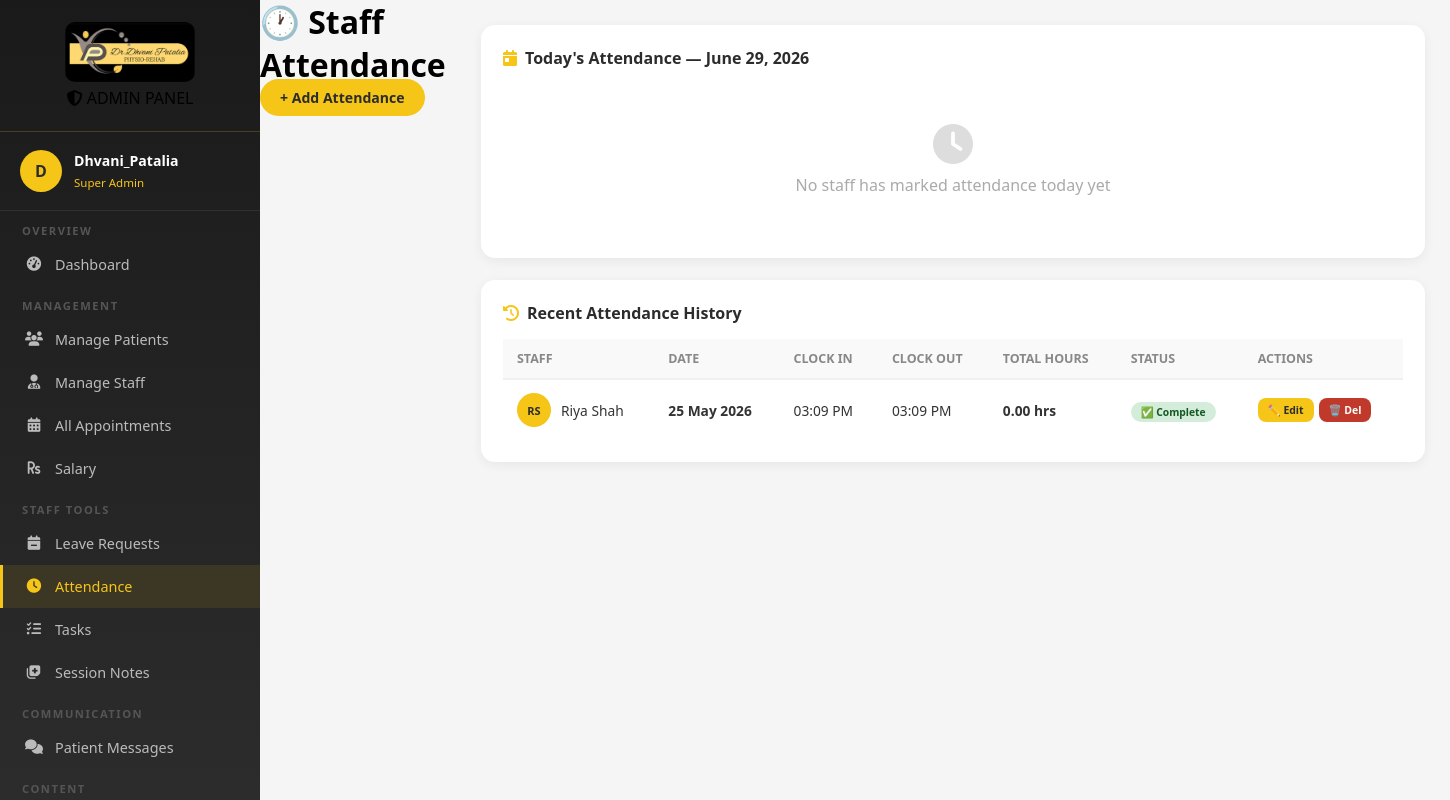
Screenshot of /admin-attendance/ (signed in) with the database file from the repository.
### core/models.py (models this page shows, shortened)
class Attendance(models.Model):
    staff = models.ForeignKey(
        User, on_delete=models.CASCADE, related_name="attendances"
    )
    date = models.DateField(default=timezone.now)
    clock_in = models.TimeField(null=True, blank=True)
    clock_out = models.TimeField(null=True, blank=True)
    lunch_start = models.TimeField(null=True, blank=True)
    lunch_end = models.TimeField(null=True, blank=True)
    total_hours = models.DecimalField(max_digits=5, decimal_places=2, default=0)
    notes = models.TextField(blank=True)
    class Meta:
        unique_together = ["staff", "date"]
        ordering = ["-date"]

### core/views.py (the view)
# urls.py: path("admin-attendance/", views.admin_attendance, name="admin_attendance"),
@login_required
def admin_attendance(request):
    if not request.user.is_superuser:
        return redirect("client_dashboard")
    today = timezone.now().date()
    today_att = Attendance.objects.filter(date=today).select_related("staff")
    all_attendance = Attendance.objects.all().select_related("staff")[:50]
    return render(
        request,
        "admin_attendance.html",
        {
            "today_attendance": today_att,
            "all_attendance": all_attendance,
            "today": today,
        },
    )

### templates/admin_attendance.html (shortened to what this page needs)
{% load static %}
<!DOCTYPE html>
<html lang="en">
<head>
  <link href="https://cdnjs.cloudflare.com/ajax/libs/font-awesome/6.4.0/css/all.min.css" rel="stylesheet" />
</head>
<body>
  <aside class="sidebar">
    <div class="sidebar-logo">
      <img src="{% static 'images/Dhvani_Patalia.jpeg' %}" alt="Logo" />
      <div class="sidebar-logo-badge"><i class="fas fa-shield-alt"></i> ADMIN PANEL</div>
    </div>
    <div class="sidebar-user">
      <div class="user-avatar">{{ user.username|first|upper }}</div>
      <div class="user-info">
        <h4>{{ user.username }}</h4>
        <span>Super Admin</span>
      </div>
    </div>
    <div class="nav-scroll">
      <nav>
        <div class="nav-section">Overview</div>
        <a href="{% url 'admin_dashboard' %}" class="nav-item"><i class="fas fa-tachometer-alt"></i> Dashboard</a>
        <div class="nav-section">Management</div>
        <a href="{% url 'admin_patients' %}" class="nav-item"><i class="fas fa-users"></i> Manage Patients</a>
        <a href="{% url 'admin_staff' %}" class="nav-item"><i class="fas fa-user-md"></i> Manage Staff</a>
        <a href="{% url 'admin_appointments' %}" class="nav-item"><i class="fas fa-calendar-alt"></i> All
          Appointments</a>
        <a href="{% url 'admin_salary' %}" class="nav-item"><i class="fas fa-rupee-sign"></i> Salary</a>
        <div class="nav-section">Staff Tools</div>
        <a href="{% url 'admin_leaves' %}" class="nav-item"><i class="fas fa-calendar-minus"></i> Leave Requests</a>
        <a href="{% url 'admin_attendance' %}" class="nav-item active"><i class="fas fa-clock"></i> Attendance</a>
        <a href="{% url 'admin_tasks' %}" class="nav-item"><i class="fas fa-tasks"></i> Tasks</a>
        <a href="{% url 'admin_session_notes' %}" class="nav-item"><i class="fas fa-notes-medical"></i> Session
          Notes</a>
        <div class="nav-section">Communication</div>
        <a href="{% url 'admin_chat' %}" class="nav-item"><i class="fas fa-comments"></i> Patient Messages</a>
        <div class="nav-section">Content</div>
      </nav>
    </div>
  </aside>
  <div class="main-content">
    <div style="display:flex;align-items:center;gap:15px;">
      <h1>🕐 Staff Attendance</h1>
    </div>
    <a href="{% url 'add_attendance' %}"
      style="background:#F5C518;color:#2C2C2C;padding:9px 20px;border-radius:20px;font-weight:700;text-decoration:none;font-size:0.88em;">+
      Add Attendance</a>
  </div>
  <div class="dashboard-body">
    <div class="table-card">
      <div class="section-title">
        <i class="fas fa-calendar-day"></i> Today's Attendance — {{ today }}
      </div>
      {% if today_attendance %}
      <div class="table-wrapper">
        <table>
          <thead>
            <tr>
              <th>Staff</th>
              <th>Clock In</th>
              <th>Lunch Start</th>
              <th>Lunch End</th>
              <th>Clock Out</th>
              <th>Hours</th>
              <th>Status</th>
            </tr>
          </thead>
          <tbody>
            {% for att in all_attendance %}
            <tr>
              <td>
                <div class="staff-cell">
                  {% comment %} <div class="mini-avatar">{{ att.staff.first_name|first|upper }}{{
                    att.staff.last_name|first|upper }}</div> {% endcomment %}
                  <div class="mini-avatar">
                    {% if att.staff.first_name or att.staff.last_name %}
                    {{ att.staff.first_name|first|upper }}{{ att.staff.last_name|first|upper }}
                    {% else %}
                    {{ att.staff.username|first|upper }}
                    {% endif %}
                  </div>
                  {{ att.staff.get_full_name|default:att.staff.username }}
                </div>
              </td>
              <td>
                <strong>{{ att.date|date:'d M Y' }}</strong>
              </td>
              <td>{{ att.clock_in|time:'h:i A'|default:'—' }}</td>
              <td>{{ att.clock_out|time:'h:i A'|default:'—' }}</td>
              <td>
                <strong>{{ att.total_hours }} hrs</strong>
              </td>
              <td>
                {% if att.clock_out %}
                <span class="badge-complete">✅ Complete</span>
                {% else %}
                <span class="badge-partial">⏳ Partial</span>
                {% endif %}
              </td>
            </tr>
            {% endfor %}
          </tbody>
        </table>
      </div>
      {% else %}
      <div class="empty-state">
        <i class="fas fa-clock"></i>
        <p>No staff has marked attendance today yet</p>
      </div>
      {% endif %}
    </div>
    <div class="table-card">
      <div class="section-title">
        <i class="fas fa-history"></i> Recent Attendance History
      </div>
      {% if all_attendance %}
      <table>
        <thead>
          <tr>
            <th>Staff</th>
            <th>Date</th>
            <th>Clock In</th>
            <th>Clock Out</th>
            <th>Total Hours</th>
            <th>Status</th>
            <th>Actions</th>
          </tr>
        </thead>
        <tbody>
          {% for att in all_attendance %}
          <tr>
            <td>
              <div class="staff-cell">
                <div class="mini-avatar">{{ att.staff.first_name|first|upper }}{{ att.staff.last_name|first|upper }}
                </div>
                {{ att.staff.get_full_name|default:att.staff.username }}
              </div>
            </td>
            <td>
              <strong>{{ att.date|date:'d M Y' }}</strong>
            </td>
            <td>{{ att.clock_in|time:'h:i A'|default:'—' }}</td>
            <td>{{ att.clock_out|time:'h:i A'|default:'—' }}</td>
            <td>
              <strong>{{ att.total_hours }} hrs</strong>
            </td>
            <td>
              {% if att.clock_out %}
              <span class="badge-complete">✅ Complete</span>
              {% else %}
              <span class="badge-partial">⏳ Partial</span>
              {% endif %}
            </td>
            <td>
              <div style="display:flex;gap:5px;">
                <a href="{% url 'edit_attendance' att.id %}"
                  style="background:#F5C518;color:#2C2C2C;padding:5px 10px;border-radius:8px;font-size:0.76em;font-weight:700;text-decoration:none;">✏️
                  Edit</a>
                <a href="{% url 'delete_attendance' att.id %}"
                  style="background:#C0392B;color:#fff;padding:5px 10px;border-radius:8px;font-size:0.76em;font-weight:700;text-decoration:none;">🗑️
                  Del</a>
              </div>
            </td>
          </tr>
          {% endfor %}
        </tbody>
      </table>
      {% else %}
      <div class="empty-state">
        <i class="fas fa-history"></i>
        <p>No attendance records found</p>
      </div>
      {% endif %}
    </div>
  </div>
</body>
</html>

### templates/admin_attendance.html (style rules this page uses)
* { margin: 0; padding: 0; box-sizing: border-box; }
body { font-family: 'Segoe UI', sans-serif; background: #f5f5f5; display: flex; min-height: 100vh; }
.sidebar { width: 260px; height: 100vh; position: fixed; left: 0; top: 0; background: linear-gradient(180deg, #1a1a1a, #2c2c2c); overflow-y: auto; scrollbar-width: none; }
.sidebar-logo { padding: 22px 20px; border-bottom: 1px solid rgba(245, 197, 24, 0.2); text-align: center; }
.sidebar-logo img { width: 130px; border-radius: 10px; }
.sidebar-user { padding: 18px 20px; border-bottom: 1px solid rgba(255, 255, 255, 0.08); display: flex; align-items: center; gap: 12px; }
.user-avatar { width: 42px; height: 42px; background: #f5c518; border-radius: 50%; display: flex; align-items: center; justify-content: center; font-weight: 800; color: #2c2c2c; }
.user-info h4 { color: white; font-size: 0.88em; }
.user-info span { color: #f5c518; font-size: 0.72em; }
.nav-section { padding: 12px 22px 5px; color: #555; font-size: 0.7em; text-transform: uppercase; letter-spacing: 1.5px; font-weight: 700; }
.nav-item { display: flex; align-items: center; gap: 12px; padding: 12px 22px; color: #bbb; text-decoration: none; font-size: 0.9em; transition: all 0.3s; border-left: 3px solid transparent; }
.nav-item:hover, .nav-item.active { background: rgba(245, 197, 24, 0.1); color: #f5c518; border-left-color: #f5c518; }
.nav-item i { width: 18px; text-align: center; }
.main-content { margin-left: 260px; flex: 1; }
.dashboard-body { padding: 25px; }
.section-title { font-size: 1em; font-weight: 700; color: #2c2c2c; margin-bottom: 15px; display: flex; align-items: center; gap: 8px; }
.section-title i { color: #f5c518; }
.table-card { background: white; border-radius: 14px; padding: 22px; box-shadow: 0 3px 12px rgba(0, 0, 0, 0.06); margin-bottom: 22px; }
table { width: 100%; border-collapse: collapse; }
th { background: #f9f9f9; padding: 11px 14px; text-align: left; font-size: 0.78em; color: #888; font-weight: 700; text-transform: uppercase; border-bottom: 2px solid #f0f0f0; }
td { padding: 13px 14px; font-size: 0.86em; color: #333; border-bottom: 1px solid #f5f5f5; vertical-align: middle; }
tr:last-child td { border-bottom: none; }
.staff-cell { display: flex; align-items: center; gap: 10px; }
.mini-avatar { width: 34px; height: 34px; background: #f5c518; border-radius: 50%; display: flex; align-items: center; justify-content: center; font-weight: 800; color: #2c2c2c; font-size: 0.8em; flex-shrink: 0; }
.badge-complete { background: #d4edda; color: #155724; padding: 3px 10px; border-radius: 12px; font-size: 0.75em; font-weight: 700; }
.empty-state { text-align: center; padding: 40px; color: #aaa; }
.empty-state i { font-size: 2.5em; color: #ddd; margin-bottom: 10px; }
table { min-width: 900px; }

### rows the page displays
Attendance: staff.first_name|first "R", staff.last_name|first "S", staff.get_full_name "Riya Shah", date "25 May 2026", clock_in "03:09 PM", clock_out "03:09 PM", total_hours "0.00", shows "✅ Complete"

### other values shown
{{ user.username|first|upper }} "D"
{{ user.username }} "Dhvani_Patalia"
